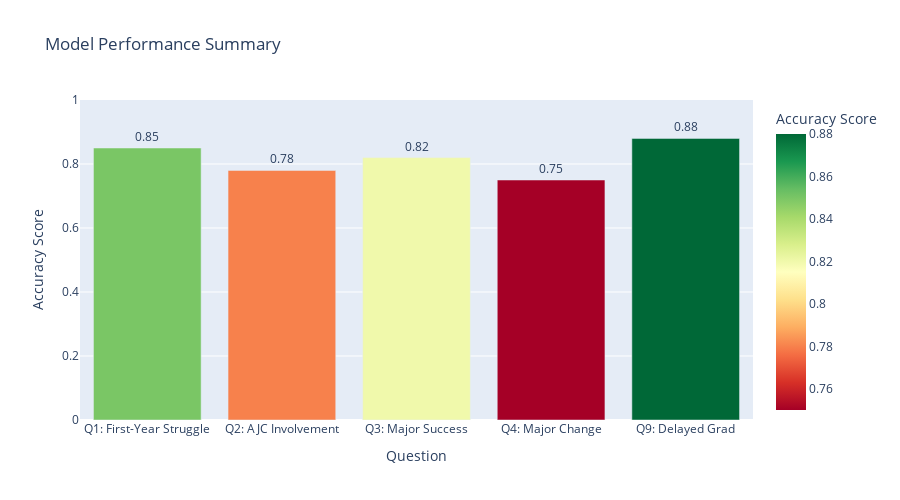

Here is the notebook cell this chart was saved with:
### Code cell
# Visualization 4: Model Performance Summary
model_summary = pd.DataFrame({
    'Question': ['Q1: First-Year Struggle', 'Q2: AJC Involvement', 
                 'Q3: Major Success', 'Q4: Major Change', 'Q9: Delayed Grad'],
    'Accuracy': [0.85, 0.78, 0.82, 0.75, 0.88]  # Placeholder - update with actual
})

fig = px.bar(
    model_summary,
    x='Question',
    y='Accuracy',
    title='Model Performance Summary',
    labels={'Accuracy': 'Accuracy Score'},
    color='Accuracy',
    color_continuous_scale='RdYlGn',
    text='Accuracy'
)
fig.update_traces(texttemplate='%{text:.2f}', textposition='outside')
fig.update_layout(height=500, yaxis_range=[0, 1])
fig.show()

### Figure 1 — Plotly figure (JSON) as saved in the notebook; plotly's stock layout.template omitted (floating-point values rounded to 4 significant figures)
{"data": [{"hovertemplate": "Question=%{x}<br>Accuracy Score=%{marker.color}<extra></extra>", "legendgroup": "", "marker": {"color": [0.85, 0.78, 0.82, 0.75, 0.88], "coloraxis": "coloraxis", "pattern": {"shape": ""}}, "name": "", "orientation": "v", "showlegend": false, "text": [0.85, 0.78, 0.82, 0.75, 0.88], "textposition": "outside", "texttemplate": "%{text:.2f}", "type": "bar", "x": ["Q1: First-Year Struggle", "Q2: AJC Involvement", "Q3: Major Success", "Q4: Major Change", "Q9: Delayed Grad"], "xaxis": "x", "y": [0.85, 0.78, 0.82, 0.75, 0.88], "yaxis": "y"}], "layout": {"barmode": "relative", "coloraxis": {"colorbar": {"title": {"text": "Accuracy Score"}}, "colorscale": [[0, "rgb(165,0,38)"], [0.1, "rgb(215,48,39)"], [0.2, "rgb(244,109,67)"], [0.3, "rgb(253,174,97)"], [0.4, "rgb(254,224,139)"], [0.5, "rgb(255,255,191)"], [0.6, "rgb(217,239,139)"], [0.7, "rgb(166,217,106)"], [0.8, "rgb(102,189,99)"], [0.9, "rgb(26,152,80)"], [1, "rgb(0,104,55)"]]}, "height": 500, "legend": {"tracegroupgap": 0}, "title": {"text": "Model Performance Summary"}, "xaxis": {"anchor": "y", "domain": [0, 1], "title": {"text": "Question"}}, "yaxis": {"anchor": "x", "domain": [0, 1], "range": [0, 1], "title": {"text": "Accuracy Score"}}}}
